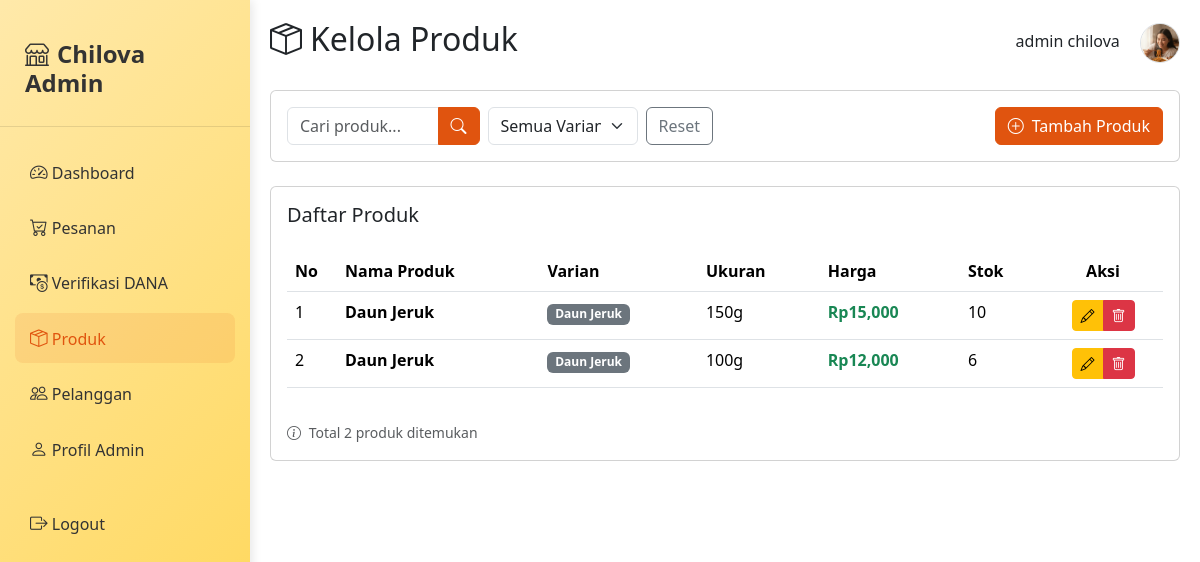
The app's page /admin/produk.php?varian=Daun Jeruk (signed in) with its own data.
### tables this page shows
CREATE TABLE `users` (
  `user_id` int(12) NOT NULL,
  `username` text NOT NULL,
  `password` text NOT NULL,
  `role` enum('Admin','User') NOT NULL DEFAULT 'User',
  `profile_picture` varchar(255) NOT NULL
);

CREATE TABLE `products` (
  `id` int(11) NOT NULL,
  `nama` varchar(100) NOT NULL,
  `varian` enum('Original','Daun Jeruk','Lengkuas') NOT NULL,
  `ukuran` varchar(50) NOT NULL,
  `harga` int(11) NOT NULL,
  `gambar` varchar(255) DEFAULT NULL,
  `stok` int(50) NOT NULL
);

### function.php (called while the page is built, shortened)
<?php
include_once 'koneksi.php';
function getProfilePicturePath($user_id) {
    global $conn;
    $stmt = $conn->prepare("SELECT profile_picture FROM users WHERE user_id = ?");
    $stmt->bind_param("i", $user_id);
    $stmt->execute();
    $result = $stmt->get_result();
    if ($result->num_rows > 0) {
        $user = $result->fetch_assoc();
        $filename = $user['profile_picture'];
        $filepath = 'uploads/profile/' . $filename;
        if (file_exists($filepath)) {
            return $filepath;
        } else {
            return 'images/default.jpg';
        }
    }
    return 'images/default.jpg';
}
?>

### admin/produk.php (the view, shortened to what this page needs)
<?php
require "../koneksi.php";
$user_id = $_SESSION['user_id'];
$search = isset($_GET['search']) ? mysqli_real_escape_string($conn, $_GET['search']) : '';
$varian_filter = isset($_GET['varian']) ? mysqli_real_escape_string($conn, $_GET['varian']) : '';
$query_produk = "SELECT * FROM products WHERE 1=1";
if (!empty($varian_filter) && $varian_filter != 'all') {
    $query_produk .= " AND varian = '$varian_filter'";
}
$query_produk .= " ORDER BY id DESC";
$result_produk = mysqli_query($conn, $query_produk);
?>
<!DOCTYPE html>
<html lang="id">
<head>
    <link href="https://cdn.jsdelivr.net/npm/bootstrap@5.3.8/dist/css/bootstrap.min.css" rel="stylesheet">
    <link rel="stylesheet" href="https://cdn.jsdelivr.net/npm/bootstrap-icons@1.11.1/font/bootstrap-icons.css">
</head>
<body>
<div class="sidebar d-none d-md-block">
    <div class="sidebar-brand">
        <h4><i class="bi bi-shop me-2"></i>Chilova Admin</h4>
    </div>
    <div class="sidebar-nav">
        <a href="beranda_admin.php" class="nav-link">
            <i class="bi bi-speedometer2"></i> Dashboard
        </a>
        <a href="pesanan.php" class="nav-link">
            <i class="bi bi-cart-check"></i> Pesanan
        </a>
        <a href="verifikasi_admin.php" class="nav-link">
            <i class="bi bi-cash-coin"></i> Verifikasi DANA
        </a>
        <a href="produk.php" class="nav-link active">
            <i class="bi bi-box-seam"></i> Produk
        </a>
        <a href="pelanggan.php" class="nav-link">
            <i class="bi bi-people"></i> Pelanggan
        </a>
        <a href="profile_admin.php" class="nav-link">
            <i class="bi bi-person"></i> Profil Admin
        </a>
        <a href="../login.php" class="nav-link btn-logout mt-4">
            <i class="bi bi-box-arrow-right"></i> Logout
        </a>
    </div>
</div>
<div class="main-content">
    <div class="d-flex justify-content-between align-items-center mb-4">
        <h2><i class="bi bi-box-seam me-2"></i>Kelola Produk</h2>
        <div>
            <span class="me-3"><?= $_SESSION['username'] ?? 'Admin' ?></span>
            <?php
            require "../function.php";
            $user_id = $_SESSION['user_id'];
            $profile_picture = getProfilePicturePath($user_id);
            ?>
            <a href="profile_admin.php">
                <img src="<?php echo htmlspecialchars($profile_picture); ?>"
                    alt="Profile"
                    class="rounded-circle border"
                    style="width: 40px; height: 40px; object-fit: cover;"
                    onerror="this.src='../images/profile.jpg'">
            </a>
        </div>
    </div>
    <div class="card mb-4">
        <div class="card-body">
            <div class="row">
                <div class="col-md-6">
                    <form method="GET" action="" class="d-flex gap-2">
                        <div class="input-group" style="max-width: 300px;">
                            <input type="text" class="form-control" name="search" placeholder="Cari produk..."
                                   value="<?= htmlspecialchars($search) ?>">
                            <button type="submit" class="btn btn-orange">
                                <i class="bi bi-search"></i>
                            </button>
                        </div>
                        <select name="varian" class="form-select" style="max-width: 150px;">
                            <option value="all" <?= $varian_filter == 'all' ? 'selected' : '' ?>>Semua Varian</option>
                        </select>
                        <a href="produk.php" class="btn btn-outline-secondary">Reset</a>
                    </form>
                </div>
                <div class="col-md-6 text-end">
                    <a href="tambah_produk.php" class="btn btn-orange">
                        <i class="bi bi-plus-circle me-2"></i>Tambah Produk
                    </a>
                </div>
            </div>
        </div>
    </div>
    <div class="card">
        <div class="card-body">
            <h5 class="card-title mb-4">Daftar Produk</h5>
            <?php if (mysqli_num_rows($result_produk) > 0): ?>
                <div class="table-responsive">
                    <table class="table table-hover">
                        <thead>
                            <tr>
                                <th width="50">No</th>
                                <th>Nama Produk</th>
                                <th>Varian</th>
                                <th>Ukuran</th>
                                <th>Harga</th>
                                <th>Stok</th>
                                <th width="120" class="text-center">Aksi</th>
                            </tr>
                        </thead>
                        <tbody>
                            <?php $no = 1; ?>
                            <?php while ($produk = mysqli_fetch_assoc($result_produk)):
                                $badge_class = '';
                                switch($produk['varian']) {
                                    default:
                                        $badge_class = 'bg-secondary';
                                }
                            ?>
                                <tr>
                                    <td><?= $no++ ?></td>
                                    <td>
                                        <strong><?= htmlspecialchars($produk['nama']) ?></strong>
                                    </td>
                                    <td>
                                        <span class="badge <?= $badge_class ?>">
                                            <?= htmlspecialchars($produk['varian']) ?>
                                        </span>
                                    </td>
                                    <td><?= htmlspecialchars($produk['ukuran']) ?></td>
                                    <td class="fw-bold text-success">Rp<?= number_format($produk['harga']) ?></td>
                                    <td><?= htmlspecialchars($produk['stok']) ?></td>
                                    <td class="text-center">
                                        <div class="btn-group btn-group-sm">
                                            <a href="produk_edit.php?id=<?= $produk['id'] ?>"
                                            class="btn btn-warning" title="Edit">
                                                <i class="bi bi-pencil"></i>
                                            </a>
                                            <button type="button" class="btn btn-danger"
                                                    data-bs-toggle="modal" data-bs-target="#deleteModal<?= $produk['id'] ?>"
                                                    title="Hapus">
                                                <i class="bi bi-trash"></i>
                                            </button>
                                        </div>
                                    </td>
                                </tr>
                            <?php endwhile; ?>
                        </tbody>
                    </table>
                </div>
                <div class="mt-3 text-muted">
                    <small>
                        <i class="bi bi-info-circle me-1"></i>
                        Total <?= mysqli_num_rows($result_produk) ?> produk ditemukan
                    </small>
                </div>
            <?php endif; ?>
        </div>
    </div>
</div>
</body>
</html>

### admin/produk.php (style rules this page uses)
.sidebar { min-height: 100vh; background: linear-gradient(135deg, #FFE9AA 0%, #FFD54F 100%); color: #333; position: fixed; left: 0; top: 0; width: 250px; padding-top: 20px; box-shadow: 2px 0 10px rgba(0,0,0,0.1); }
.sidebar-brand { padding: 20px 25px; border-bottom: 1px solid rgba(0,0,0,0.1); margin-bottom: 20px; }
.sidebar-brand h4 { font-weight: 700; color: #333; }
.sidebar-nav { padding: 0 15px; }
.nav-link { color: #333; padding: 12px 15px; border-radius: 8px; margin-bottom: 5px; transition: all 0.3s; }
.nav-link:hover, .nav-link.active { background-color: rgba(224, 84, 15, 0.1); color: #e0540f; }
.nav-link i { width: 25px; font-size: 1.1rem; }
.main-content { margin-left: 250px; padding: 20px; }
.btn-orange { background-color: #e0540f; border-color: #e0540f; color: white; }

### records on screen
users: profile_picture (picture)
products: nama "Daun Jeruk", varian "Daun Jeruk", ukuran "150g", harga "15,000", stok "10"
products: nama "Daun Jeruk", varian "Daun Jeruk", ukuran "100g", harga "12,000", stok "6"

### other values on screen
$_SESSION['username'] "admin chilova"
mysqli_num_rows($result_produk) "2"
